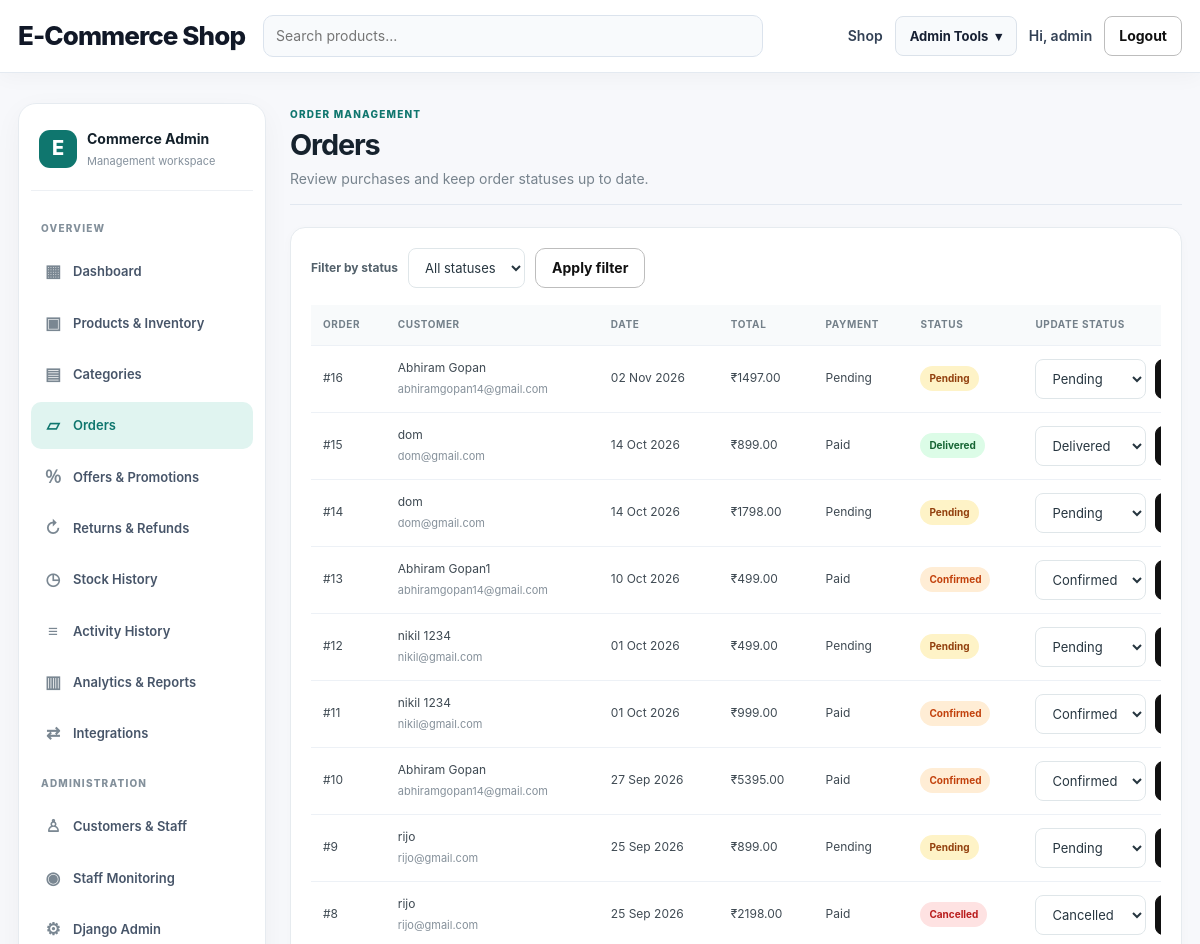
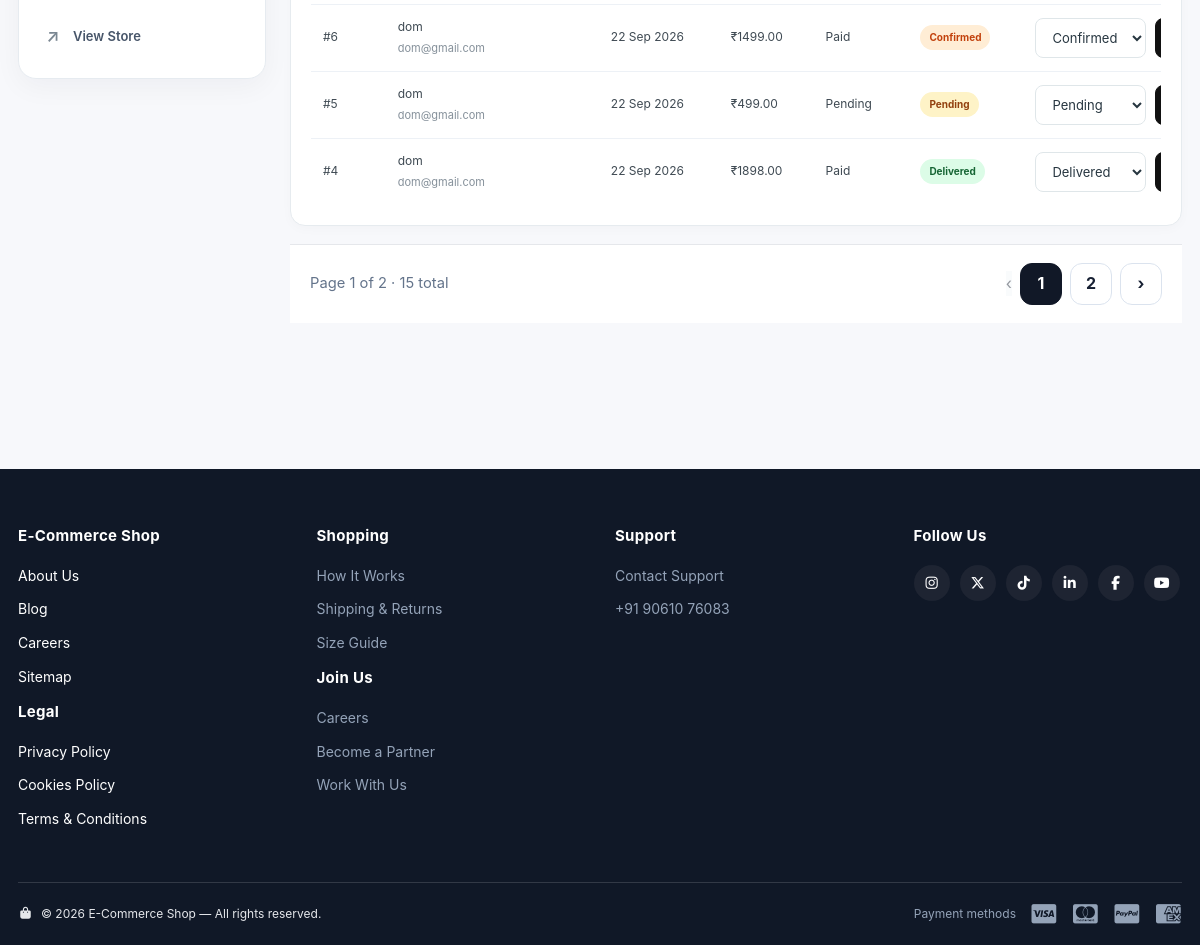
The page /dashboard/orders/ (signed in) on the database its author committed (2 pictures, top to bottom).
### orders/models.py (models this page shows, shortened)
class Order(models.Model):
    STATUS_PENDING = 'Pending'
    STATUS_CONFIRMED = 'Confirmed'
    STATUS_SHIPPED = 'Shipped'
    STATUS_DELIVERED = 'Delivered'
    STATUS_CANCELLED = 'Cancelled'
    STATUS_CHOICES = [
        (STATUS_PENDING, 'Pending'),
        (STATUS_CONFIRMED, 'Confirmed'),
        (STATUS_SHIPPED, 'Shipped'),
        (STATUS_DELIVERED, 'Delivered'),
        (STATUS_CANCELLED, 'Cancelled'),
    ]
    user = models.ForeignKey(User, on_delete=models.CASCADE)
    name = models.CharField(max_length=100)
    email = models.EmailField()
    phone = models.CharField(max_length=20)
    address = models.TextField()
    total_amount = models.DecimalField(
        max_digits=10,
        decimal_places=2
    )
    SHIPPING_FREE = 'free'
    SHIPPING_EXPRESS = 'express'
    SHIPPING_CHOICES = [
        (SHIPPING_FREE, 'Free Shipping'),
        (SHIPPING_EXPRESS, 'Express Shipping'),
    ]
    shipping_method = models.CharField(
        max_length=20,
        choices=SHIPPING_CHOICES,
        default=SHIPPING_FREE
    )
    shipping_cost = models.DecimalField(
        max_digits=8,
        decimal_places=2,
        default=0
    )
    payment_method = models.CharField(
        max_length=50,
        default='cod'
    )
    payment_status = models.CharField(
        max_length=50,
        default='Pending'
    )
    status = models.CharField(
        max_length=50,
        choices=STATUS_CHOICES,
        default=STATUS_PENDING
    )
    razorpay_order_id = models.CharField(max_length=100, blank=True, default='')
    razorpay_payment_id = models.CharField(max_length=100, blank=True, default='')
    tracking_number = models.CharField(max_length=120, blank=True, default='')
    courier_name = models.CharField(max_length=120, blank=True, default='')
    estimated_delivery = models.DateField(null=True, blank=True)
    coupon = models.ForeignKey('orders.Coupon', on_delete=models.SET_NULL, null=True, blank=True, related_name='orders')
    discount_amount = models.DecimalField(max_digits=10, decimal_places=2, default=0)
    cancellation_reason = models.CharField(max_length=255, blank=True, default='')
    created_at = models.DateTimeField(auto_now_add=True)

### dashboard/views.py (the view)
# urls.py: path('orders/', views.dashboard_orders, name='orders'),
@staff_member_required
def dashboard_orders(request):
    orders = Order.objects.select_related('user').order_by('-created_at')
    status_filter = request.GET.get('status', '')
    if status_filter:
        orders = orders.filter(status=status_filter)
    page_obj = Paginator(orders, 12).get_page(request.GET.get('page'))
    context = {
        'active': 'orders',
        'orders': page_obj.object_list,
        'page_obj': page_obj,
        'status_choices': Order.STATUS_CHOICES,
        'status_filter': status_filter,
    }
    return render(request, 'dashboard/orders.html', context)

### cart/context_processors.py (called while the page is built)
def cart_count(request):
    if not request.user.is_authenticated:
        return {'cart_count': 0}
    from .models import Cart
    cart = Cart.objects.filter(user=request.user).first()
    if not cart:
        return {'cart_count': 0}
    cart_items = cart.items.all()
    return {
        'cart_count': sum(item.quantity for item in cart_items),
        'cart_product_ids': list(cart_items.values_list('product_id', flat=True)),
    }

### storeextras/actor_context.py (called while the page is built)
    def __call__(self, request):
        token = _current_actor.set(getattr(request, 'user', None))
        try:
            return self.get_response(request)
        finally:
            _current_actor.reset(token)

### storeextras/templatetags/pagination_tags.py (called while the page is built)
@register.simple_tag
def pagination_query(request, page_number, page_key="page"):
    params = request.GET.copy()
    page_key = page_key or "page"
    params[page_key] = page_number
    return params.urlencode()

### templates/dashboard/orders.html
{% extends "dashboard/base.html" %}
{% block dashboard_content %}<div class="section-head"><div><span class="dash-eyebrow">ORDER MANAGEMENT</span><h1>Orders</h1><p>Review purchases and keep order statuses up to date.</p></div></div><div class="dash-panel"><form method="get" class="dash-filter-row"><label for="status">Filter by status</label><select id="status" name="status"><option value="">All statuses</option>{% for value,label in status_choices %}<option value="{{ value }}" {% if status_filter == value %}selected{% endif %}>{{ label }}</option>{% endfor %}</select><button class="btn btn-outline" type="submit">Apply filter</button></form><div class="table-scroll"><table class="dashboard-table"><thead><tr><th>Order</th><th>Customer</th><th>Date</th><th>Total</th><th>Payment</th><th>Status</th><th>Update status</th><th></th></tr></thead><tbody>{% for order in orders %}<tr><td>#{{ order.id }}</td><td>{{ order.name|default:order.user.username }}<small class="table-subtext">{{ order.email }}</small></td><td>{{ order.created_at|date:"d M Y" }}</td><td>₹{{ order.total_amount|floatformat:2 }}</td><td>{{ order.payment_status }}</td><td><span class="dash-status order-status-{{ order.status|lower }}">{{ order.get_status_display|default:order.status }}</span></td><td><form method="post" action="{% url 'dashboard:update_order_status' order.id %}" class="dash-inline-form">{% csrf_token %}<select name="status" aria-label="New status for order {{ order.id }}">{% for value,label in status_choices %}<option value="{{ value }}" {% if order.status == value %}selected{% endif %}>{{ label }}</option>{% endfor %}</select><button class="dash-small-button" type="submit">Save</button></form></td><td><a class="dash-table-link" href="{% url 'dashboard:order_detail' order.id %}">Details</a></td></tr>{% empty %}<tr><td colspan="8" class="dash-empty">No orders match this filter.</td></tr>{% endfor %}</tbody></table></div></div>{% include "includes/pagination.html" with page_obj=page_obj %}
{% endblock %}

### templates/base.html (shortened to what this page needs)
{% load static %}
<!DOCTYPE html>
<html lang="en">
<head>
    <link rel="stylesheet" href="{% static 'css/style.css' %}?v=20261102_filtercard">
    <link rel="stylesheet" href="https://cdnjs.cloudflare.com/ajax/libs/font-awesome/7.0.1/css/all.min.css"
>
</head>
<body>
<header class="navbar">
    <div class="container nav-inner">
        <a class="brand" href="{% url 'products:home' %}">E-Commerce Shop</a>
        <form class="nav-search" method="get" action="{% url 'products:home' %}">
            <input type="search" name="q" placeholder="Search products..." value="{{ request.GET.q }}">
        </form>
        <nav class="nav-links">
            <a href="{% url 'products:home' %}">Shop</a>
            {% if user.is_authenticated %}
                {% if user.is_staff %}
                    <details class="nav-dropdown">
                        <summary aria-label="Open admin tools">Admin Tools <span aria-hidden="true">▾</span></summary>
                    </details>
                {% endif %}
                <a class="hide-mobile" href="{% url 'profile' %}">Hi, {{ user.username }}</a>
                <form method="post" action="{% url 'logout' %}" style="display:inline">
                    <button class="btn btn-outline" type="submit">Logout</button>
                </form>
            {% else %}
                <a href="{% url 'login' %}">Login</a>
                <a class="btn btn-primary" href="{% url 'register' %}">Sign Up</a>
            {% endif %}
        </nav>
    </div>
</header>
<main>
{% block content %}{% endblock %}
</main>
<footer class="site-footer">
    <div class="container footer-top">
        <div class="footer-col footer-white">
            <h4>E-Commerce Shop</h4>
            <a href="#">About Us</a>
            <a href="#">Blog</a>
            <a href="#">Careers</a>
            <a href="#">Sitemap</a>
            <h4 class="footer-subhead">Legal</h4>
            <a href="#">Privacy Policy</a>
            <a href="#">Cookies Policy</a>
            <a href="#">Terms &amp; Conditions</a>
        </div>
        <div class="footer-col">
            <h4>Shopping</h4>
            <a href="{% url 'products:home' %}">How It Works</a>
            <a href="#">Shipping &amp; Returns</a>
            <a href="#">Size Guide</a>
            <h4 class="footer-subhead">Join Us</h4>
            <a href="#">Careers</a>
            <a href="#">Become a Partner</a>
            <a href="#">Work With Us</a>
        </div>
        <div class="footer-col">
            <h4>Support</h4>
            <a href="#">Contact Support</a>
            <a href="#"> +91 90610 76083</a>
        </div>
        <div class="footer-col">
            <h4 class="footer-subhead">Follow Us</h4>
            <div class="footer-social">
                <a href="#" aria-label="Instagram"><i class="fa-brands fa-instagram"></i></a>
                <a href="#" aria-label="Twitter"><i class="fa-brands fa-x-twitter"></i></a>
                <a href="#" aria-label="TikTok"><i class="fa-brands fa-tiktok"></i></a>
                <a href="#" aria-label="LinkedIn"><i class="fa-brands fa-linkedin-in"></i></a>
                <a href="#" aria-label="Facebook"><i class="fa-brands fa-facebook-f"></i></a>
                <a href="#" aria-label="YouTube"><i class="fa-brands fa-youtube"></i></a>
            </div>
        </div>
    </div>
    <div class="container footer-bottom">
        <p class="footer-copyright">
            <i class="fa-solid fa-bag-shopping"></i>
            &copy; {% now "Y" %} E-Commerce Shop — All rights reserved.
        </p>
        <div class="footer-payments">
            <span class="footer-payments-label">Payment methods</span>
            <i class="fa-brands fa-cc-visa"></i>
            <i class="fa-brands fa-cc-mastercard"></i>
            <i class="fa-brands fa-cc-paypal"></i>
            <i class="fa-brands fa-cc-amex"></i>
        </div>
    </div>
</footer>
</body>
</html>

### rows shown on the page
Order: id "16", name "Abhiram Gopan", email "abhiramgopan14@gmail.com", created_at "02 Nov 2026", total_amount "1497.00", payment_status "Pending", status "Pending"
Order: id "15", name "dom", email "dom@gmail.com", created_at "14 Oct 2026", total_amount "899.00", payment_status "Paid", status "Delivered"
Order: id "14", name "dom", email "dom@gmail.com", created_at "14 Oct 2026", total_amount "1798.00", payment_status "Pending", status "Pending"
Order: id "13", name "Abhiram Gopan1", email "abhiramgopan14@gmail.com", created_at "10 Oct 2026", total_amount "499.00", payment_status "Paid", status "Confirmed"
Order: id "12", name "nikil 1234", email "nikil@gmail.com", created_at "01 Oct 2026", total_amount "499.00", payment_status "Pending", status "Pending"
Order: id "11", name "nikil 1234", email "nikil@gmail.com", created_at "01 Oct 2026", total_amount "999.00", payment_status "Paid", status "Confirmed"
Order: id "10", name "Abhiram Gopan", email "abhiramgopan14@gmail.com", created_at "27 Sep 2026", total_amount "5395.00", payment_status "Paid", status "Confirmed"
Order: id "9", name "rijo", email "rijo@gmail.com", created_at "25 Sep 2026", total_amount "899.00", payment_status "Pending", status "Pending"
Order: id "8", name "rijo", email "rijo@gmail.com", created_at "25 Sep 2026", total_amount "2198.00", payment_status "Paid", status "Cancelled"
Order: id "6", name "dom", email "dom@gmail.com", created_at "22 Sep 2026", total_amount "1499.00", payment_status "Paid", status "Confirmed"
Order: id "5", name "dom", email "dom@gmail.com", created_at "22 Sep 2026", total_amount "499.00", payment_status "Pending", status "Pending"
Order: id "4", name "dom", email "dom@gmail.com", created_at "22 Sep 2026", total_amount "1898.00", payment_status "Paid", status "Delivered"

### other values the page prints
{{ user.username }} "admin"
{{ page_obj.number }} "1"
{{ page_obj.paginator.num_pages }} "2"
{{ page_obj.paginator.count }} "15"
{{ number }} "1"
{{ number }} "2"
